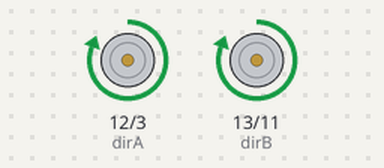
A sketch run on a simulated Arduino Uno, built with avr-gcc and run on an emulated ATmega328P. Parts: direction and speed pins drawn as motors (green arrow = direction pin HIGH = forward, orange = LOW = backward, longer = more drive).

Above: at 5.0 s.
At 10.15 s:
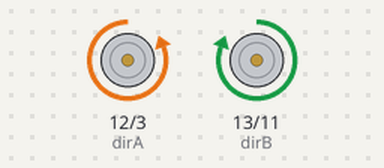
At 10.95 s:
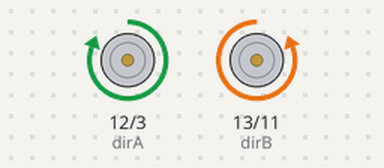
At 11.8 s:
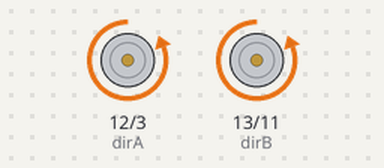
Timing chart, 0 to 15.7 s (numbered marks = the images above):
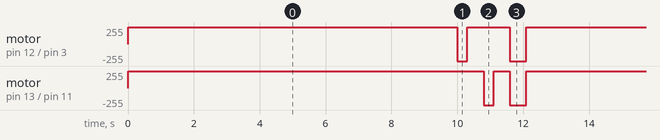

Measured:
- by itself, motor on pin 12 (dirA) / pin 3 (enA): repeats every 12.1 s: backward 255/255 0.30 s, forward 255/255 1.3 s, backward 255/255 0.50 s, forward 255/255 10.0 s
- by itself, motor on pin 13 (dirB) / pin 11 (enB): repeats every 12.1 s: backward 255/255 0.30 s, forward 255/255 0.50 s, backward 255/255 0.50 s, forward 255/255 10.8 s

The sketch:

sketch_drive.ino
```cpp
#include <Stepper.h>

int enA = 3; // Counterclockwise for A
int dirA = 12; //Counterclockwise for A

int enB  = 11; // Clockwise for B
int dirB  = 13; // Counterclockwise for B

//const int stepsPerRevolution = ;  // Change this to fit the number of steps per revolution
                                     // for your motor

// Initialize the stepper library on pins 12 and 13:
//Stepper myStepper(stepsPerRevolution, dirA, dirB);


void setup() {
  // set the speed at 60 rpm:
  //myStepper.setSpeed(30);

  pinMode(enA, OUTPUT);
  pinMode(dirA, OUTPUT);
  pinMode(enB, OUTPUT);
  pinMode(dirB, OUTPUT);
}

void loop() {
  // Step five revolutions into one direction:
  //myStepper.step(stepsPerRevolution*100000000);
  // Step five revolutions in the other direction:
  //myStepper.step(-stepsPerRevolution*5);
  //delay(2000);

  // 6 volts - turning: 300

  // FORWARD
  digitalWrite (enA, HIGH);
  digitalWrite (dirA, HIGH);
  digitalWrite (enB, HIGH);
  digitalWrite (dirB, HIGH);

  delay(10000);

  // RIGHT
  digitalWrite (enA, HIGH);
  digitalWrite (dirA, LOW);
  digitalWrite (enB, HIGH);
  digitalWrite (dirB, HIGH);

  delay(300);

  // FORWARD
  digitalWrite (enA, HIGH);
  digitalWrite (dirA, HIGH);
  digitalWrite (enB, HIGH);
  digitalWrite (dirB, HIGH);

  delay(500);

  // LEFT
  digitalWrite (enA, HIGH);
  digitalWrite (dirA, HIGH);
  digitalWrite (enB, HIGH);
  digitalWrite (dirB, LOW);

  delay(300);

  // FORWARD
  digitalWrite (enA, HIGH);
  digitalWrite (dirA, HIGH);
  digitalWrite (enB, HIGH);
  digitalWrite (dirB, HIGH);

  delay(500);

  // BACKWARD
  digitalWrite (enA, HIGH);
  digitalWrite (dirA, LOW);
  digitalWrite (enB, HIGH);
  digitalWrite (dirB, LOW);

  delay(500);
}
```
